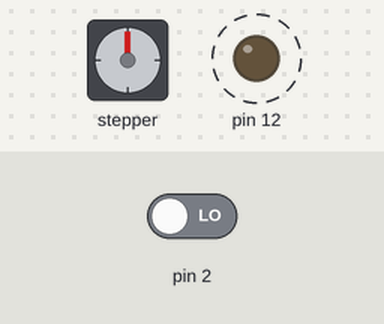
The sketch below on a simulated Arduino Uno, built with avr-gcc and run on an emulated ATmega328P. Shown: stepper motor, output pins drawn as LEDs (lit = HIGH). Dashed ring = blinking. The test bench sets the inputs (shaded band); at power-on: pin 2 LOW. Stepper angles assume 42 steps per turn.

Above: at 0.05 s.
At 2.3 s:
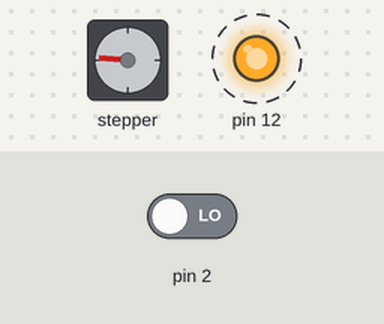
Timing chart, 0 to 5.6 s (numbered marks = the images above):
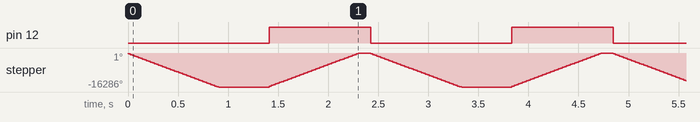

Measured:
- by itself, pin 12: alternates HIGH for 1.0 s and LOW for 1.4 s
- by itself, stepper: turns 16286° counter-clockwise in 0.91 s, then 16286° clockwise in 0.91 s, repeating every 2.4 s

The sketch:

original_sketch.ino
```cpp
#include <Stepper.h>
const float STEPS_PER_REV = 42;
const float GEAR_RED = 64;
const float STEPS_PER_OUT_REV = STEPS_PER_REV * GEAR_RED;
int StepsRequired;
int dir = 12;
Stepper steppermotor1(STEPS_PER_REV,3,4);
Stepper steppermotor2(STEPS_PER_REV,5,4);
Stepper steppermotor3(STEPS_PER_REV,7,4);
Stepper steppermotor4(STEPS_PER_REV,9,4);
Stepper steppermotor5(STEPS_PER_REV,6,4);
Stepper steppermotor6(STEPS_PER_REV,8,4);
Stepper steppermotor7(STEPS_PER_REV,10,4);


void setup() {
  // put your setup code here, to run once:

pinMode(2,INPUT);
pinMode(12,OUTPUT);

}
int x=0;
void loop() {

  if (digitalRead(2) == HIGH) {
  digitalWrite(12,LOW);
  }


else {
  digitalWrite(12,LOW);
}


 StepsRequired = 1900;
 steppermotor1.setSpeed(3000);
  steppermotor1.step(-1900);

 x = x + 1;
 delay(500) ;
 digitalWrite(12,HIGH);
 steppermotor1.step(1900);


digitalWrite(12,HIGH);
 delay (100);
digitalWrite(12,LOW);


}
```
